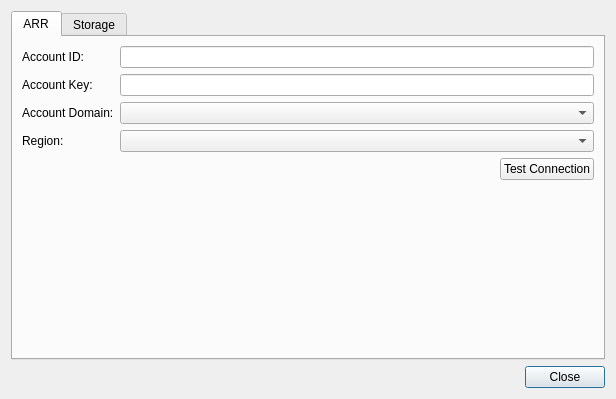
<?xml version="1.0" encoding="UTF-8"?>
<ui version="4.0">
 <class>SettingsDlg</class>
 <widget class="QDialog" name="SettingsDlg">
  <property name="geometry">
   <rect>
    <x>0</x>
    <y>0</y>
    <width>616</width>
    <height>399</height>
   </rect>
  </property>
  <property name="windowTitle">
   <string>Settings</string>
  </property>
  <layout class="QVBoxLayout" name="verticalLayout_2">
   <item>
    <widget class="QTabWidget" name="tabWidget">
     <property name="currentIndex">
      <number>0</number>
     </property>
     <widget class="QWidget" name="tab">
      <attribute name="title">
       <string>ARR</string>
      </attribute>
      <layout class="QVBoxLayout" name="verticalLayout">
       <item>
        <layout class="QGridLayout" name="gridLayout">
         <item row="0" column="0">
          <widget class="QLabel" name="label">
           <property name="text">
            <string>Account ID:</string>
           </property>
          </widget>
         </item>
         <item row="0" column="1">
          <widget class="QLineEdit" name="ArrAccountID">
           <property name="toolTip">
            <string>The ID for the remote rendering account.</string>
           </property>
           <property name="accessibleName">
            <string>ARR Account ID</string>
           </property>
          </widget>
         </item>
         <item row="1" column="0">
          <widget class="QLabel" name="label_2">
           <property name="text">
            <string>Account Key:</string>
           </property>
          </widget>
         </item>
         <item row="1" column="1">
          <widget class="QLineEdit" name="ArrAccountKey">
           <property name="toolTip">
            <string>The key for the remote rendering account.</string>
           </property>
           <property name="accessibleName">
            <string>ARR Account Key</string>
           </property>
           <property name="echoMode">
            <enum>QLineEdit::Password</enum>
           </property>
          </widget>
         </item>
         <item row="2" column="0">
          <widget class="QLabel" name="label_3">
           <property name="text">
            <string>Account Domain:</string>
           </property>
          </widget>
         </item>
         <item row="2" column="1">
          <widget class="QComboBox" name="ArrAccountDomain">
           <property name="toolTip">
            <string>Where the remote rendering account was set up.</string>
           </property>
           <property name="accessibleName">
            <string>ARR Account Domain</string>
           </property>
          </widget>
         </item>
         <item row="3" column="0">
          <widget class="QLabel" name="label_4">
           <property name="text">
            <string>Region:</string>
           </property>
          </widget>
         </item>
         <item row="3" column="1">
          <widget class="QComboBox" name="ArrRegion">
           <property name="toolTip">
            <string>The region where the remote rendering session should be started. Choose the region that is closest to your physical location.</string>
           </property>
           <property name="accessibleName">
            <string>ARR Rendering Region</string>
           </property>
          </widget>
         </item>
        </layout>
       </item>
       <item>
        <layout class="QHBoxLayout" name="horizontalLayout">
         <item>
          <spacer name="horizontalSpacer">
           <property name="orientation">
            <enum>Qt::Horizontal</enum>
           </property>
           <property name="sizeHint" stdset="0">
            <size>
             <width>40</width>
             <height>20</height>
            </size>
           </property>
          </spacer>
         </item>
         <item>
          <widget class="QPushButton" name="TestArr">
           <property name="toolTip">
            <string>Tests whether the connection to the ARR account works.</string>
           </property>
           <property name="text">
            <string>Test Connection</string>
           </property>
           <property name="autoDefault">
            <bool>false</bool>
           </property>
           <property name="default">
            <bool>false</bool>
           </property>
          </widget>
         </item>
        </layout>
       </item>
       <item>
        <spacer name="verticalSpacer">
         <property name="orientation">
          <enum>Qt::Vertical</enum>
         </property>
         <property name="sizeHint" stdset="0">
          <size>
           <width>20</width>
           <height>158</height>
          </size>
         </property>
        </spacer>
       </item>
      </layout>
     </widget>
     <widget class="QWidget" name="tab_2">
      <attribute name="title">
       <string>Storage</string>
      </attribute>
      <layout class="QVBoxLayout" name="verticalLayout_3">
       <item>
        <layout class="QGridLayout" name="gridLayout_2">
         <item row="0" column="0">
          <widget class="QLabel" name="label_5">
           <property name="text">
            <string>Name:</string>
           </property>
          </widget>
         </item>
         <item row="0" column="1">
          <widget class="QLineEdit" name="StorageName">
           <property name="toolTip">
            <string>The name of the storage account to connect to.</string>
           </property>
           <property name="accessibleName">
            <string>Storage Account Name</string>
           </property>
          </widget>
         </item>
         <item row="1" column="0">
          <widget class="QLabel" name="label_6">
           <property name="text">
            <string>Key:</string>
           </property>
          </widget>
         </item>
         <item row="1" column="1">
          <widget class="QLineEdit" name="StorageKey">
           <property name="toolTip">
            <string>The key to connect to the storage account.</string>
           </property>
           <property name="accessibleName">
            <string>Storage Account Key</string>
           </property>
           <property name="echoMode">
            <enum>QLineEdit::Password</enum>
           </property>
          </widget>
         </item>
         <item row="2" column="0">
          <widget class="QLabel" name="label_7">
           <property name="text">
            <string>Blob Endpoint:</string>
           </property>
          </widget>
         </item>
         <item row="2" column="1">
          <widget class="QLineEdit" name="StorageEndpoint">
           <property name="toolTip">
            <string>The endpoint URL for the storage account. For example: https://&lt;name&gt;.blob.core.windows.net</string>
           </property>
           <property name="accessibleName">
            <string>Storage Blob Endpoint</string>
           </property>
           <property name="placeholderText">
            <string>For example: https://&lt;name&gt;.blob.core.windows.net</string>
           </property>
          </widget>
         </item>
        </layout>
       </item>
       <item>
        <layout class="QHBoxLayout" name="horizontalLayout_2">
         <item>
          <spacer name="horizontalSpacer_2">
           <property name="orientation">
            <enum>Qt::Horizontal</enum>
           </property>
           <property name="sizeHint" stdset="0">
            <size>
             <width>40</width>
             <height>20</height>
            </size>
           </property>
          </spacer>
         </item>
         <item>
          <widget class="QPushButton" name="TestStorage">
           <property name="toolTip">
            <string>Tests whether the connection to the storage account works.</string>
           </property>
           <property name="text">
            <string>Test Connection</string>
           </property>
           <property name="autoDefault">
            <bool>false</bool>
           </property>
           <property name="default">
            <bool>false</bool>
           </property>
          </widget>
         </item>
        </layout>
       </item>
       <item>
        <spacer name="verticalSpacer_2">
         <property name="orientation">
          <enum>Qt::Vertical</enum>
         </property>
         <property name="sizeHint" stdset="0">
          <size>
           <width>20</width>
           <height>194</height>
          </size>
         </property>
        </spacer>
       </item>
      </layout>
     </widget>
    </widget>
   </item>
   <item>
    <widget class="QDialogButtonBox" name="Buttons">
     <property name="standardButtons">
      <set>QDialogButtonBox::Close</set>
     </property>
    </widget>
   </item>
  </layout>
 </widget>
 <resources/>
 <connections/>
</ui>
